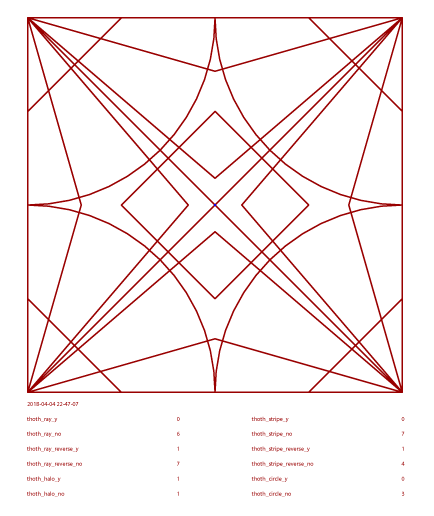

Write the Python code that produced this figure.
import turtle
import math
from time import strftime
from random import *

### Setting up Osiris' Window

wn = turtle.Screen()
osiris = turtle.Turtle()
wn.screensize(1000, 1000)


### SCREENSHOT COMMAND ON 'A' KEYBOARD PRESS ###

def ihy():
    ts = osiris.getscreen()
    osiris.hideturtle()
    ts.getcanvas().postscript(file="thoth/thoth - " + djet +
                              ".eps", width=1000, height=1000)
    osiris.showturtle()
    print ('screenshot taken')
turtle.onkey(ihy,"a")
turtle.listen()

### CENTRE DOT COMMAND ON 'D' KEYBOARD PRESS ###

def yam():
    osiris.penup()
    osiris.goto(0,0)
    osiris.dot(3,'#0000FF')
    
turtle.onkey(yam,"d")
turtle.listen()

### MATH DEFINITIONS ###

def pythag(sidea, sideb):
    csquare = (sidea ** 2) + (sideb ** 2)
    sidec = math.sqrt(csquare)
    return sidec

def work_acos(A,B,C):
    X = math.degrees(math.acos(((C ** 2) + (A ** 2) - (B ** 2))/(2.0 * C * A))) # bottom angle
    return X


'''
#############################################################
################## GEOMETRIC DEFINITIONS ####################
##################        START          ####################
#############################################################
'''

#######################################################
### Thoth = Randomly generated tile                 ###
### God of Knowledge, the Moon, Measurement, Wisdom ###
#######################################################
########### Developed using
##thoth_y=1,thoth_height=500,thoth_ray_no_min = 1,
##thoth_ray_no_max = 4,thoth_ray_reverse_no_min = 1,
##thoth_ray_reverse_no_max = 4,thoth_stripe_no_min = 1,
##thoth_stripe_no_max = 4,thoth_stripe_reverse_no_min = 1,
##thoth_stripe_reverse_no_max = 4,thoth_halo_no_min = 1,
##thoth_halo_no_max = 4,thoth_circle_no_min = 1,
##thoth_circle_no_max = 4, 
##thoth_ray_pensize = 2,thoth_ray_color = '#990000',
##thoth_ray_reverse_pensize = 2,thoth_ray_reverse_color = '#990000',
##thoth_stripe_pensize = 2,thoth_stripe_color = '#990000',
##thoth_stripe_reverse_pensize = 2,thoth_stripe_reverse_color = '#990000',
##thoth_halo_pensize = 2,thoth_halo_color = '#990000',
##thoth_circle_pensize = 2,thoth_circle_color = '#990000' 

def thoth(
    thoth_y=1,thoth_height=600,
    thoth_ray_no_min = 1,thoth_ray_no_max = 5,
    thoth_ray_reverse_no_min = 1,thoth_ray_reverse_no_max = 5,
    thoth_stripe_no_min = 1,thoth_stripe_no_max = 5,
    thoth_stripe_reverse_no_min = 1,thoth_stripe_reverse_no_max = 5,
    thoth_halo_no_min = 1,thoth_halo_no_max = 5,
    thoth_circle_no_min = 1,thoth_circle_no_max = 5, 
    thoth_ray_pensize = 2,thoth_ray_color = '#990000',
    thoth_ray_reverse_pensize = 2,thoth_ray_reverse_color = '#990000',
    thoth_stripe_pensize = 2,thoth_stripe_color = '#990000',
    thoth_stripe_reverse_pensize = 2,thoth_stripe_reverse_color = '#990000',
    thoth_halo_pensize = 2,thoth_halo_color = '#990000',
    thoth_circle_pensize = 2,thoth_circle_color = '#990000' 
    ):
    if thoth_y == 1:
        thoth_ray_y = (randint(0,1))    
        thoth_ray_reverse_y = (randint(0,1))    
        thoth_stripe_y = (randint(0,1))    
        thoth_stripe_reverse_y = (randint(0,1))
        thoth_halo_y = (randint(0,1))    
        thoth_circle_y = (randint(0,1))
        thoth_ray_no = (randint(thoth_ray_no_min,thoth_ray_no_max))
        thoth_ray_reverse_no = (randint(thoth_ray_reverse_no_min,thoth_ray_reverse_no_max))
        thoth_stripe_no = (randint(thoth_stripe_no_min,thoth_stripe_no_max))
        thoth_stripe_reverse_no = (randint(thoth_stripe_reverse_no_min,thoth_stripe_reverse_no_max))
        thoth_halo_no = (randint(thoth_halo_no_min,thoth_halo_no_max))
        thoth_circle_no = (randint(thoth_circle_no_min,thoth_circle_no_max))
        thoth_cell_height = thoth_height / 2
        thoth_ray_height = thoth_cell_height / thoth_ray_no
        thoth_ray_reverse_height = thoth_cell_height / thoth_ray_reverse_no     
        thoth_stripe_height = thoth_cell_height / thoth_stripe_no
        thoth_stripe_reverse_height = thoth_cell_height / thoth_stripe_reverse_no        
        thoth_halo_size = thoth_cell_height / thoth_halo_no
        thoth_circle_size = thoth_cell_height / thoth_circle_no
        # Outer Stroke
        osiris.goto(-thoth_cell_height,thoth_cell_height)
        osiris.setheading(270)
        osiris.pensize(thoth_circle_pensize)
        osiris.color(thoth_circle_color)
        for thoth_box_range in range(1,5):
            osiris.pendown()
            osiris.forward(thoth_height)
            osiris.left(90)
            osiris.penup()
        ### Inner Circles            
        if thoth_circle_y == 1:
            osiris.pensize(thoth_circle_pensize)
            osiris.color(thoth_circle_color)
            for thoth_circle_a in range(1,(thoth_circle_no+1)):
                osiris.goto(0,0)
                osiris.setheading(90)
                osiris.forward(thoth_circle_size*thoth_circle_a)
                osiris.left(90)
                thoth_circle_on_off = (randint(0,1))
                if thoth_circle_on_off == 1:
                    osiris.pendown()
                    osiris.circle((thoth_circle_size*thoth_circle_a),360)
                    osiris.penup()
        ### Outer Circles
        if thoth_halo_y == 1:
            osiris.pensize(thoth_halo_pensize)
            osiris.color(thoth_halo_color)            
            for thoth_halo_range in range(1,(thoth_halo_no+1)):
                thoth_halo_on_off = (randint(0,1))
                thoth_halo_start_heading = 0
                for thoth_halo_a in [(-thoth_cell_height,thoth_cell_height),
                                     (-thoth_cell_height,-thoth_cell_height),
                                     (thoth_cell_height,-thoth_cell_height),
                                     (thoth_cell_height,thoth_cell_height)
                                     ]:
                    osiris.goto(thoth_halo_a)
                    osiris.setheading(thoth_halo_start_heading)
                    osiris.forward(thoth_halo_size*thoth_halo_range)
                    osiris.right(90)
                    if thoth_halo_on_off == 1:
                        osiris.pendown()
                        osiris.circle(-(thoth_halo_size*thoth_halo_range),90)
                        osiris.penup()
                    thoth_halo_start_heading = thoth_halo_start_heading + 90
        ### RAYS FROM THE CENTRE ###
        if thoth_ray_y == 1:
            osiris.pensize(thoth_ray_pensize)
            osiris.color(thoth_ray_color)            
            osiris.goto(0,0)
            osiris.setheading(90)
            for thoth_ray_range in range(0,(thoth_ray_no+1)):
                thoth_ray_on_off = (randint(0,1))        
                for thoth_ray_a in range(1,5):
                    thoth_C = pythag(thoth_cell_height,(thoth_ray_height
                                                        *thoth_ray_range))
                    thoth_M = (work_acos(thoth_cell_height,
                                         (thoth_ray_height*
                                          thoth_ray_range),thoth_C))
                    osiris.left(thoth_M)
                    if thoth_ray_on_off == 1:
                        osiris.pendown()
                        osiris.forward(thoth_C)
                        osiris.penup()
                    osiris.goto(0,0)
                    osiris.left(90-(thoth_M*2)) # We're getting him to turn from the current line to the next liine
                    if thoth_ray_on_off == 1:
                        if 1 <= thoth_ray_range <= (thoth_ray_no-1):
                            osiris.pendown()
                            osiris.forward(thoth_C)
                            osiris.penup()
                            osiris.goto(0,0)
                    osiris.left(thoth_M)
        ### RAYS FROM THE CORNER ###
        if thoth_ray_reverse_y == 1:
            osiris.pensize(thoth_ray_reverse_pensize)
            osiris.color(thoth_ray_reverse_color)
            for thoth_reverse_ray_range in range(0,(thoth_ray_reverse_no+1)):
                thoth_heading = 0
                thoth_reverse_ray_on_off = (randint(0,1))   
                for thoth_x in [(-thoth_cell_height,thoth_cell_height),
                                (-thoth_cell_height,-thoth_cell_height),
                                (thoth_cell_height,-thoth_cell_height),
                                (thoth_cell_height,thoth_cell_height)
                                ]:
                    osiris.goto(thoth_x)
                    osiris.setheading(thoth_heading)           
                    thoth_Q = pythag(thoth_cell_height,(thoth_ray_reverse_height*
                                                        thoth_reverse_ray_range))
                    thoth_P = work_acos(thoth_cell_height,
                                        (thoth_ray_reverse_height*
                                         thoth_reverse_ray_range),thoth_Q)
                    osiris.right(thoth_P)
                    if thoth_reverse_ray_on_off == 1:
                        osiris.pendown()
                        osiris.forward(thoth_Q)
                        osiris.penup()
                    osiris.goto(thoth_x)
                    osiris.right(90-(thoth_P*2))
                    if thoth_reverse_ray_on_off == 1:
                        if thoth_reverse_ray_range <= (thoth_ray_reverse_no-1):
                            osiris.pendown()
                            osiris.forward(thoth_Q)
                            osiris.penup()
                    thoth_heading = thoth_heading + 90
        ### STRIPE FROM THE CENTRE ###
        if thoth_stripe_y == 1:
            osiris.pensize(thoth_stripe_pensize)
            osiris.color(thoth_stripe_color)
            osiris.goto(0,0)
            osiris.setheading(90)
            for thoth_stripe_range in range(1,(thoth_stripe_no+1)):
                thoth_stripe_on_off_1 = (randint(0,1))
                for thoth_zz in range(1,5):
                    thoth_D_working = thoth_stripe_height * thoth_stripe_range
                    thoth_F = pythag(thoth_D_working,thoth_D_working)
                    osiris.forward(thoth_cell_height-thoth_D_working)
                    osiris.left(45)
                    if thoth_stripe_on_off_1 == 1:            
                        osiris.pendown()
                        osiris.forward(thoth_F)
                        osiris.penup()
                    osiris.goto(0,0)
                    osiris.left(45)
                    osiris.forward(thoth_cell_height-thoth_D_working)
                    osiris.right(45)
                    if thoth_stripe_on_off_1 == 1:
                        if thoth_stripe_range <= (thoth_stripe_no-1):
                            osiris.pendown()
                            osiris.forward(thoth_F)
                            osiris.penup()
                    osiris.goto(0,0)
                    osiris.left(45)
        ### STRIPE FROM THE CORNER ###                    
        if thoth_stripe_reverse_y == 1:
            osiris.pensize(thoth_stripe_reverse_pensize)
            osiris.color(thoth_stripe_reverse_color)
            osiris.goto(0,0)
            thoth_heading = 180
            for thoth_stripe_reverse_range in range(1,(thoth_stripe_reverse_no+1)):
                thoth_stripe_on_off_1 = (randint(0,1))
                thoth_stripe_on_off_2 = (randint(0,1))               
                for thoth_z in [(0,thoth_cell_height),
                                (-thoth_cell_height,0),
                                (0,-thoth_cell_height),
                                (thoth_cell_height,0)
                                ]:
                    thoth_E_working = (thoth_stripe_reverse_height
                                       * thoth_stripe_reverse_range)
                    thoth_R = pythag(thoth_E_working,thoth_E_working)
                    osiris.goto(thoth_z)
                    osiris.setheading(thoth_heading)  
                    osiris.forward(thoth_cell_height-thoth_E_working)
                    osiris.left(45)
                    if thoth_stripe_on_off_1 == 1:            
                        osiris.pendown()
                        osiris.forward(thoth_R)
                        osiris.penup()
                    if thoth_stripe_reverse_range <= (thoth_stripe_reverse_no-1):
                        osiris.goto(0,0)
                        osiris.setheading(thoth_heading)  
                        osiris.forward(thoth_E_working)
                        osiris.right(135)
                        if thoth_stripe_on_off_2 == 1:            
                            osiris.pendown()
                            osiris.forward(thoth_R)
                            osiris.penup()            
                    thoth_heading = thoth_heading + 90


        ### Outputs the input values for the tile ###
        osiris.goto(-thoth_cell_height,-thoth_cell_height)
        osiris.setheading(90)
        osiris.backward(20)
        osiris.write(djet,font=('Arial',8,'normal'))        
   
        for thoth_write in ['thoth_ray_y','thoth_ray_no',
                            'thoth_ray_reverse_y','thoth_ray_reverse_no',
                            'thoth_halo_y','thoth_halo_no'
                            ]:
            osiris.setheading(90)
            osiris.backward(20)
            osiris.write(thoth_write,font=('Arial',8,'normal'))
        osiris.goto(-thoth_cell_height+200,-thoth_cell_height)
        osiris.setheading(90)
        osiris.backward(20)        
        for thoth_write in [thoth_ray_y,thoth_ray_no,
                            thoth_ray_reverse_y,thoth_ray_reverse_no,
                            thoth_halo_y,thoth_halo_no
                            ]:           
            osiris.setheading(90)
            osiris.backward(20)
            osiris.write(thoth_write) 
        osiris.goto(-thoth_cell_height+300,-thoth_cell_height)
        osiris.setheading(90)
        osiris.backward(20)      
        for thoth_write in ['thoth_stripe_y','thoth_stripe_no',
                            'thoth_stripe_reverse_y','thoth_stripe_reverse_no',                            
                            'thoth_circle_y','thoth_circle_no'
                            
                            ]:
            osiris.setheading(90)
            osiris.backward(20)
            osiris.write(thoth_write,font=('Arial',8,'normal'))
        osiris.goto(-thoth_cell_height+500,-thoth_cell_height)
        osiris.setheading(90)
        osiris.backward(20)        
        for thoth_write in [thoth_stripe_y,thoth_stripe_no,
                            thoth_stripe_reverse_y,thoth_stripe_reverse_no,
                            thoth_circle_y,thoth_circle_no                            
                            ]:            
            osiris.setheading(90)
            osiris.backward(20)
            osiris.write(thoth_write,font=('Arial',8,'normal')) 





'''
##############################################
##############################################
##################START#######################
##############################################
##############################################
'''
    
	#####################
	#CONFIGURING OSIRIS##
	#####################

osiris.speed(0)
def osirisslow():
    osiris.speed(1)
def osirismid():
    osiris.speed(4)
def osirisquick():
    osiris.speed(0)
turtle.onkey(osirisquick,"0")
turtle.onkey(osirismid,"4")
turtle.onkey(osirisslow,"1")
turtle.listen()
osiris.penup()

#####################
#BASE SHAPES SECTION#
#####################

djet = strftime("%Y-%m-%d %H-%M-%S")
thoth()

'''
##################################
##################################
################END###############
##################################
##################################
'''
	
turtle.done()
